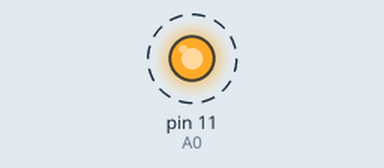
Bench run of a sketch on a simulated Arduino Uno, built with avr-gcc and run on an emulated ATmega328P. Parts: output pins drawn as LEDs (lit = HIGH). Dashed ring = blinking.

Above: at 0.05 s.
Timing chart, 0 to 3.0 s (numbered marks = the images above):
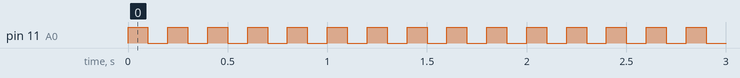

The sketch:

blink.ino
```cpp
void setup() {
  pinMode(11, OUTPUT);  //A0
}

void loop() {
    digitalWrite(11,HIGH);
    delay(100);
    digitalWrite(11,LOW);
    delay(100);
}
```

Measured:
- by itself, pin 11 (A0): alternates HIGH for 0.10 s and LOW for 0.10 s
